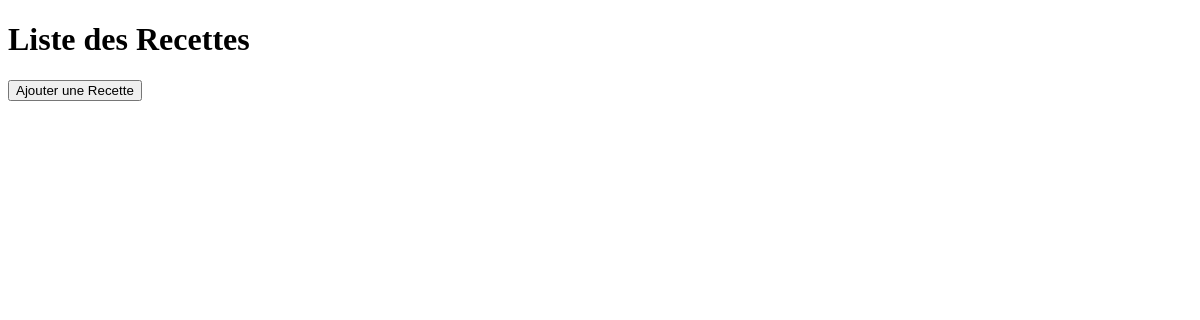
The app's page /recettes/, older data.
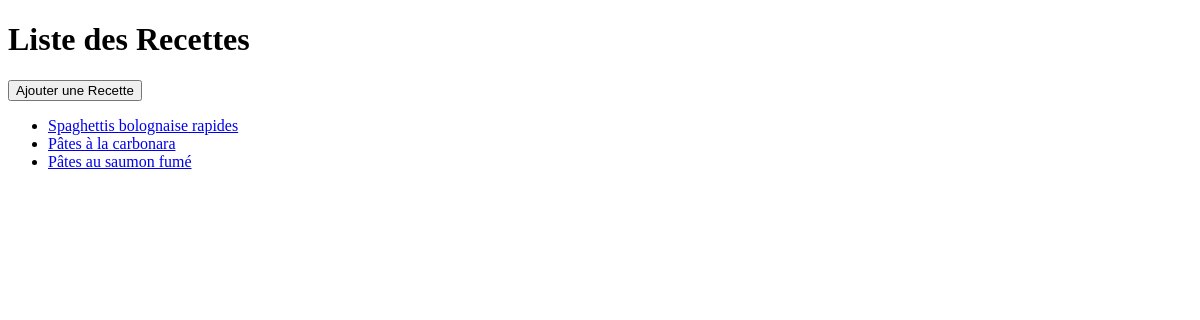
The same page, newer data.
### recettes/models.py (models this page shows, shortened)
class Recette(models.Model):
    titre = models.CharField(max_length=100)
    ingredients = models.TextField()
    etapes = models.TextField()
    date_creation = models.DateTimeField(auto_now_add=True)

### recettes/views.py (the view)
# urls.py: path('recettes/', recettes_views.liste_recettes, name='liste_recettes'),
def liste_recettes(request):
    recettes = Recette.objects.all()
    return render(request, 'recettes/liste_recettes.html', {'recettes': recettes})

### recettes/templates/recettes/liste_recettes.html (shortened to what this page needs)
<!DOCTYPE html>
<html>
  <head>
  </head>
  <body>
    <h1>Liste des Recettes</h1>
    <a href="{% url 'ajouter_recette' %}"
      ><button>Ajouter une Recette</button></a
    >
    <ul>
      {% for recette in recettes %}
      <li>
        <a href="{% url 'detail_recette' recette.id %}">{{ recette.titre }}</a>
      </li>
      {% endfor %}
    </ul>
  </body>
</html>

Row changes from the older to the newer data that the page shows:
added Recette: titre "Spaghettis bolognaise rapides"
added Recette: titre "Pâtes à la carbonara"
added Recette: titre "Pâtes au saumon fumé"
